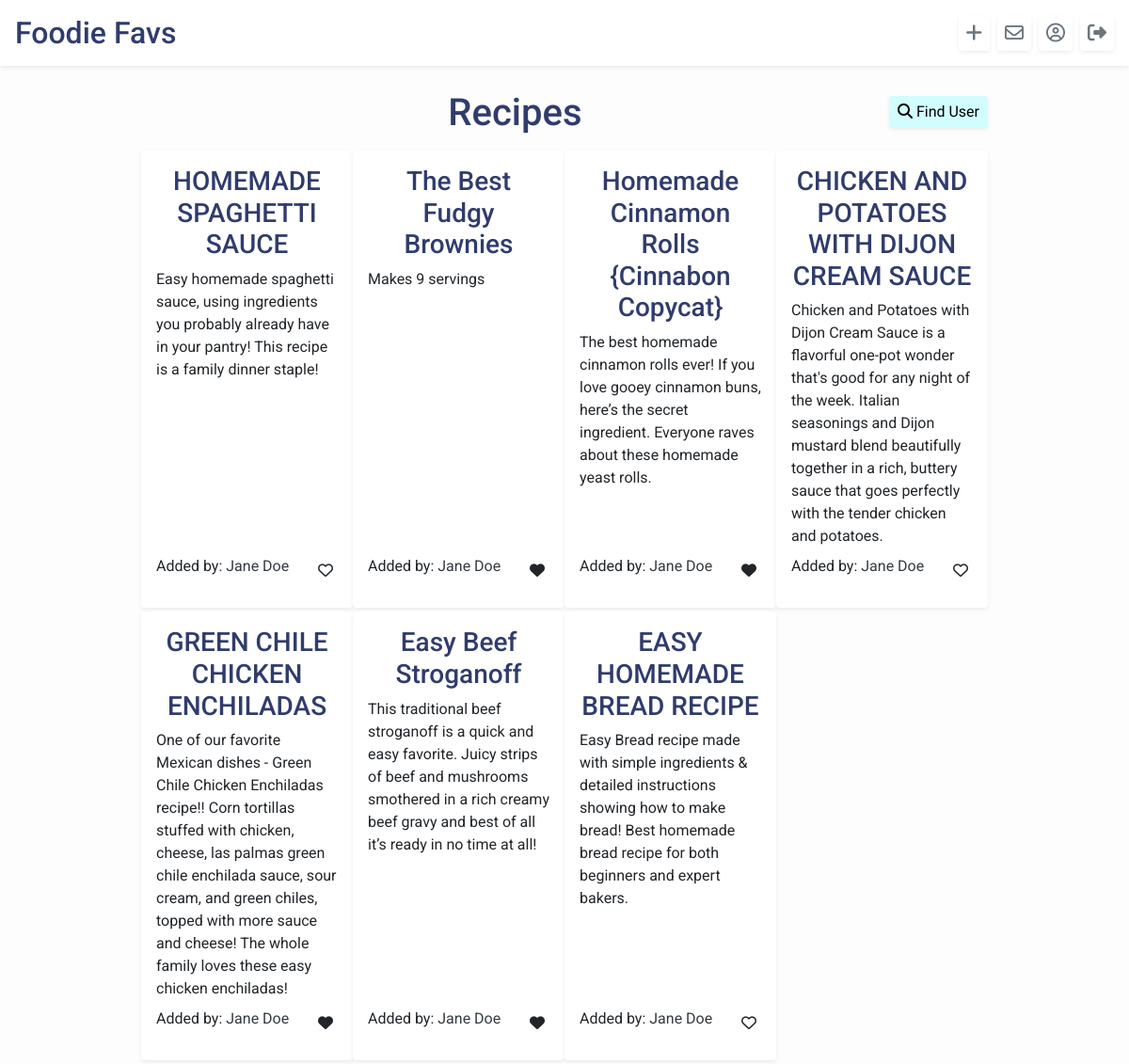
Page /home/ (signed in) on the committed database.
### foodie_app/models.py (models this page shows)
class Recipe(models.Model):
    name = models.CharField(max_length=255)
    desc = models.CharField(max_length=255, default="")
    ingredients = models.TextField(default="")
    steps = models.TextField(default="")
    creator = models.ForeignKey(User, related_name="users", on_delete=models.CASCADE, default=1)
    source = models.CharField(max_length=255, default="")
    users_who_favorite = models.ManyToManyField(User, related_name="favorite_recipes", default=0)
    created_at = models.DateTimeField(auto_now_add=True)
    updated_at = models.DateTimeField(auto_now=True)
    objects = RecipeManager()

### login/models.py (models this page shows)
class User(models.Model):
    first_name = models.CharField(max_length=255)
    last_name = models.CharField(max_length=255)
    email = models.EmailField()
    password = models.CharField(max_length=255)
    followers = models.ManyToManyField("self", blank=True)
    profile_desc = models.TextField(default="")
    created_at = models.DateTimeField(auto_now_add=True)
    updated_at = models.DateTimeField(auto_now=True)
    objects = UserManager()

### foodie_app/views.py (the view)
# urls.py: path('', views.home),
def home(request):
    if 'userid' in request.session:
        context = {
            "user": User.objects.get(id=request.session['userid']),
            "recipes": Recipe.objects.all(),
            "users": User.objects.all(),
        }
        return render(request, 'home.html', context)
    return redirect('/login')

### foodie_app/templates/home.html (shortened to what this page needs)
<!DOCTYPE html>
<html lang="en">
<head>
    <link rel="stylesheet" href="https://stackpath.bootstrapcdn.com/bootstrap/4.5.2/css/bootstrap.min.css"
>
    {% load static %}
    <link rel="stylesheet" href="{% static 'css/style.css' %}">
</head>
<body id="body">
    <header id="header" class="bg-white d-flex p-3 align-items-center shadow-sm mt-0">
        <h2 class="pr-5 mb-0"><a href="/home" class="home">Foodie Favs</a></h2>
        <a href="/home/new_recipe" class="ml-auto btn-outline-secondary btn-lg p-1 pl-2 pr-2 rounded shadow-sm"
            data-toggle="tooltip" data-placement="bottom" title="New Recipe"><i class="fas fa-plus"></i></a></i>
        <a href="/home/{{user.id}}/inbox" class="ml-2 btn-outline-secondary btn-lg p-1 pl-2 pr-2 rounded shadow-sm"
            data-toggle="tooltip" data-placement="bottom" title="Inbox"><i class="far fa-envelope"></i></a>
        <a href="/home/{{user.id}}" class="ml-2 btn-outline-secondary btn-lg p-1 pl-2 pr-2 rounded shadow-sm"
            data-toggle="tooltip" data-placement="bottom" title="Profile"><i class="far fa-user-circle"></i></a>
        <a href="/home/log_off" class="ml-2 btn-outline-secondary btn-lg p-1 pl-2 pr-2 rounded shadow-sm"
            data-toggle="tooltip" data-placement="bottom" title="Log Out"><i class="fas fa-sign-out-alt"></i></a>
    </header>
    <div class="d-flex justify-content-between w-75 ml-auto mr-auto">
      <h1 class="heading m-3 mt-5 pt-5">Recipes</h1>
      <button type="button" class="btn mb-4 p-1 pl-2 pr-2 rounded shadow-sm align-self-end button" data-toggle="modal" data-target="#exampleModalLong"><i class="fas fa-search mr-1"></i>Find User</button>
    </div>
    <div class="d-flex flex-wrap w-75 ml-auto mr-auto">
        {% for recipe in recipes %}
        <div class="recipe-card rounded shadow-sm w-25 p-3 mb-1 d-flex flex-column">
            <h3 class="text-center"><a id="recipe-text" href="/home/recipe_{{recipe.id}}">{{recipe.name}}</a></h3>
            <p class="mb-auto">{{recipe.desc}}</p>
            <div class="d-flex mt-2 justify-content-between">
              <p>Added by: <a href="home/{{recipe.creator.id}}" class="text-dark">{{recipe.creator.first_name}} {{recipe.creator.last_name}}</a></p>
              {% if user in recipe.users_who_favorite.all %}
                  <a href="/home/{{recipe.id}}/remove_favorite_home" class="btn p-1"><i class="fas fa-heart"></i></a>
                  {% endif %}
                  {% if not user in recipe.users_who_favorite.all %}
                  <a href="/home/{{recipe.id}}/add_favorite_home" class="btn p-1"><i class="far fa-heart"></i></a>
                  {% endif %}
            </div>
        </div>
        {% endfor %}
    </div>
</body>
</html>

### foodie_app/static/css/style.css (style rules this page uses)
body { font-family: "Roboto", sans-serif; background-color: #fdfdfd; }
.recipe-card, .card { background-color: white; }
h2, .home { color: #303c6c; }
.heading { color: #303c6c; text-align: center; }
#recipe-text { color: #303c6c; }
#header { width: 100%; position: fixed; top: 0; left: 0; width: 100%; }
.view-recipe, .favorite, .add-item, .submitItem, .new-recipe, .edit-recipe, .save-menu, .submit, .button { background-color: #d2fdff; color: black; }

### rows in the picture
Recipe: name "HOMEMADE SPAGHETTI SAUCE", desc "Easy homemade spaghetti sauce, using ingredients you probably already have in your pantry! This recipe is a family dinner staple!", creator.first_name "Jane", creator.last_name "Doe"
Recipe: name "The Best Fudgy Brownies", desc "Makes 9 servings", creator.first_name "Jane", creator.last_name "Doe"
Recipe: name "Homemade Cinnamon Rolls {Cinnabon Copycat}", desc "The best homemade cinnamon rolls ever! If you love gooey cinnamon buns, here’s the secret ingredient. Everyone raves about these homemade yeast rolls.", creator.first_name "Jane", creator.last_name "Doe"
Recipe: name "CHICKEN AND POTATOES WITH DIJON CREAM SAUCE", desc "Chicken and Potatoes with Dijon Cream Sauce is a flavorful one-pot wonder that's good for any night of the week. Italian seasonings and Dijon mustard blend beautifully together in a rich, buttery sauce that goes perfectly with the tender chicken and potatoes.", creator.first_name "Jane", creator.last_name "Doe"
Recipe: name "GREEN CHILE CHICKEN ENCHILADAS", desc "One of our favorite Mexican dishes - Green Chile Chicken Enchiladas recipe!! Corn tortillas stuffed with chicken, cheese, las palmas green chile enchilada sauce, sour cream, and green chiles, topped with more sauce and cheese! The whole family loves these easy chicken enchiladas!", creator.first_name "Jane", creator.last_name "Doe"
Recipe: name "Easy Beef Stroganoff", desc "This traditional beef stroganoff is a quick and easy favorite. Juicy strips of beef and mushrooms smothered in a rich creamy beef gravy and best of all it’s ready in no time at all!", creator.first_name "Jane", creator.last_name "Doe"
Recipe: name "EASY HOMEMADE BREAD RECIPE", desc "Easy Bread recipe made with simple ingredients & detailed instructions showing how to make bread! Best homemade bread recipe for both beginners and expert bakers.", creator.first_name "Jane", creator.last_name "Doe"
